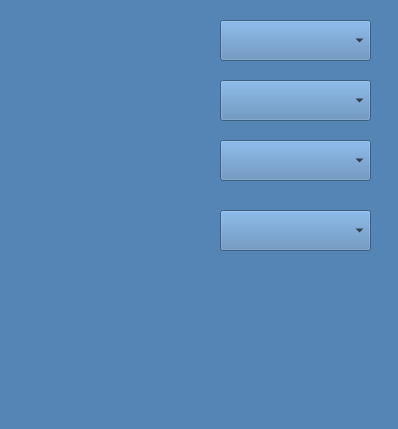
<?xml version="1.0" encoding="UTF-8"?>
<ui version="4.0">
 <class>MainWindow</class>
 <widget class="QMainWindow" name="MainWindow">
  <property name="geometry">
   <rect>
    <x>0</x>
    <y>0</y>
    <width>398</width>
    <height>429</height>
   </rect>
  </property>
  <property name="windowTitle">
   <string>MainWindow</string>
  </property>
  <property name="styleSheet">
   <string notr="true">background: #5585B5;</string>
  </property>
  <widget class="QWidget" name="centralwidget">
   <widget class="QComboBox" name="comboBox">
    <property name="geometry">
     <rect>
      <x>220</x>
      <y>80</y>
      <width>151</width>
      <height>41</height>
     </rect>
    </property>
   </widget>
   <widget class="QComboBox" name="comboBox_2">
    <property name="geometry">
     <rect>
      <x>220</x>
      <y>20</y>
      <width>151</width>
      <height>41</height>
     </rect>
    </property>
   </widget>
   <widget class="QComboBox" name="comboBox_3">
    <property name="geometry">
     <rect>
      <x>220</x>
      <y>140</y>
      <width>151</width>
      <height>41</height>
     </rect>
    </property>
   </widget>
   <widget class="QComboBox" name="comboBox_4">
    <property name="geometry">
     <rect>
      <x>220</x>
      <y>210</y>
      <width>151</width>
      <height>41</height>
     </rect>
    </property>
   </widget>
  </widget>
  <widget class="QMenuBar" name="menubar">
   <property name="geometry">
    <rect>
     <x>0</x>
     <y>0</y>
     <width>398</width>
     <height>24</height>
    </rect>
   </property>
  </widget>
  <widget class="QStatusBar" name="statusbar"/>
 </widget>
 <resources/>
 <connections/>
</ui>
